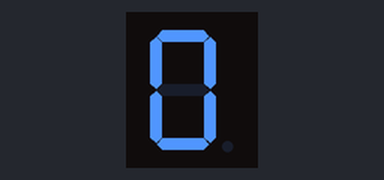
Recording of a sketch running on a simulated Arduino Uno, built with avr-gcc and run on an emulated ATmega328P. Shown: 1-digit seven-segment display. Wiring (inferred from the names in the program): 1-digit 7-segment display, segments lit when LOW: segments pin 2, pin 3, pin 4, pin 5, pin 6, pin 7, pin 8. The segment pins are drawn as the display they are named for.

Above: at 0.1 s.
At 4.1 s:
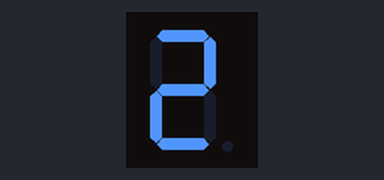
At 8.1 s:
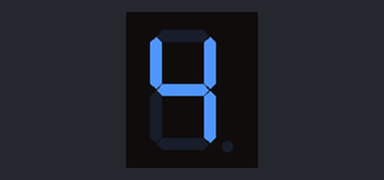
At 16.1 s:
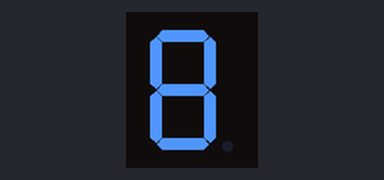
At 26.1 s:
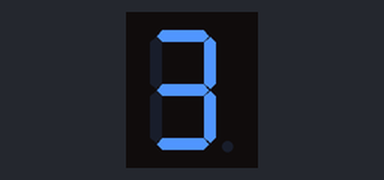
At 38.1 s:
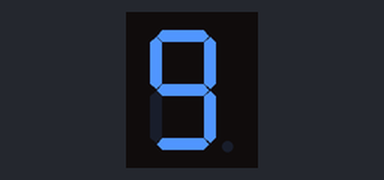

The sketch:

display_7_segmentos_array.ino
```cpp
const int DIGITOS[10][7] = {
/*0*/ {0,0,0,0,0,0,1},
/*1*/ {1,0,0,1,1,1,1},
/*2*/ {0,0,1,0,0,1,0},
/*3*/ {0,0,0,0,1,1,0},
/*4*/ {1,0,0,1,1,0,0},
/*5*/ {0,1,0,0,1,0,0},
/*6*/ {0,1,0,0,0,0,0},
/*7*/ {0,0,0,1,1,1,1},
/*8*/ {0,0,0,0,0,0,0},
/*9*/ {0,0,0,0,1,0,0}
};
const int OFF = HIGH;

const int A = 2;
const int B = 3;
const int C = 4;
const int D = 5;
const int E = 6;
const int F = 7;
const int G = 8;

const int N = 7;
const int SEGMENTOS[N] = {A,B,C,D,E,F,G};

void setup()
{
  for (int i=0; i<N; i++){
    pinMode(SEGMENTOS[i], OUTPUT);
    digitalWrite(SEGMENTOS[i], OFF);//apagar
  }
}

void print(int d){
  for (int i=0; i<N; i++){
  	digitalWrite(SEGMENTOS[i], DIGITOS[d][i]);
  }
}

void loop()
{
  for(int i=0; i<10; i++){
      print(i);
      delay(2000);// esperar 1000 milisegundos
  }
}
```

Measured:
- what the display in image 1 shows lasts 2.0 s, from 4.0 s to 6.0 s
